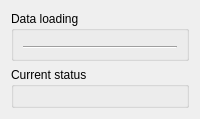
<?xml version="1.0" encoding="UTF-8"?>
<ui version="4.0">
 <class>Upload</class>
 <widget class="QWidget" name="Upload">
  <layout class="QVBoxLayout" name="m_main_layout">
   <item>
    <widget class="QGroupBox" name="m_uploader_box">
     <property name="title">
      <string>Data loading</string>
     </property>
     <property name="flat">
      <bool>true</bool>
     </property>
     <layout class="QVBoxLayout" name="m_uploader_layout">
      <item>
       <widget class="gui::widgets::UploadWidget" name="m_uploader" native="true">
        <property name="toolTip">
         <string>Click or use drag and drop to select a video file.</string>
        </property>
        <property name="info" stdset="0">
         <string>Load data</string>
        </property>
       </widget>
      </item>
      <item>
       <widget class="Line" name="m_line">
        <property name="orientation">
         <enum>Qt::Horizontal</enum>
        </property>
       </widget>
      </item>
     </layout>
    </widget>
   </item>
   <item>
    <widget class="QGroupBox" name="m_status_box">
     <property name="title">
      <string>Current status</string>
     </property>
     <layout class="QVBoxLayout" name="m_status_layout">
      <item>
       <widget class="gui::widgets::CheckWidget" name="m_item" native="true">
        <property name="info" stdset="0">
         <string>Loading status of data</string>
        </property>
       </widget>
      </item>
     </layout>
    </widget>
   </item>
  </layout>
 </widget>
 <customwidgets>
  <customwidget>
   <class>gui::widgets::UploadWidget</class>
   <extends>QWidget</extends>
   <header>gui/widgets/UploadWidget.hpp</header>
   <container>1</container>
  </customwidget>
  <customwidget>
   <class>gui::widgets::CheckWidget</class>
   <extends>QWidget</extends>
   <header>gui/widgets/CheckWidget.hpp</header>
   <container>1</container>
  </customwidget>
 </customwidgets>
 <resources/>
 <connections/>
</ui>
